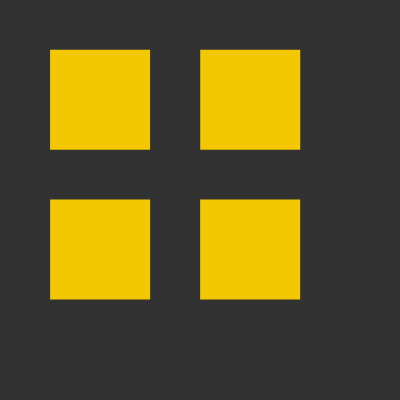
Frame 1 (no input)
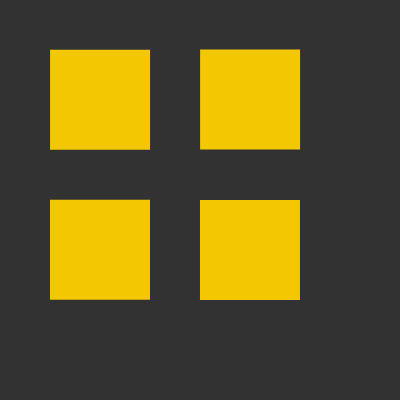
Frame 60 (no input)
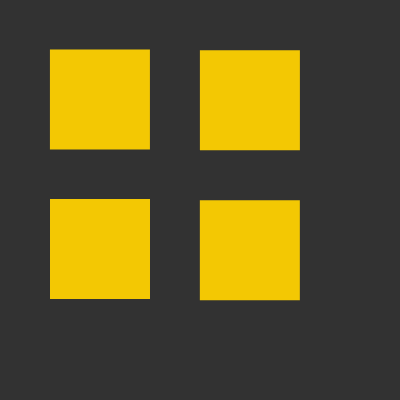
Frame 120 (the mouse pressed at the canvas centre since frame 60)

The p5.js sketch that drew these frames (run headless with seeded random() and noise() and a simulated clock; from frame 60 on, the mouse is pressed at the canvas centre):

// p5.js sketch
// ── sketch.js
// Sketch for jim
// sensitive squares

let square_width = 100;
let pitch = 50;
let mouse_speed;

function setup() {
  createCanvas(400, 400);
  frameRate(24);
  noStroke();
}

function draw() {
  background(50);
  fill(255, 210, 0, 240);
  // warm yellow
 
  for (
    let corner_x = 50;
    corner_x < width - square_width;
    corner_x += square_width + pitch
  ) {
 
    for (
      let corner_y = 50;
      corner_y < height - square_width;
      corner_y += square_width + pitch
    ) {
      
      let flutter = moving_X();
      corner_x = corner_x + flutter;
      
      flutter = random(-0.5, 0.5);
      corner_y = corner_y + flutter;
 
      draw_squares(corner_x, corner_y, square_width);
    }
  }


     createSpan("click on canvas to move the shape"); let diam;
  // createSlider(min, max, [value], [step])
  createSlider(0, 400, diam).input(function() {
    diam = this.value();  });
}

//+++ functions +++// 

function moving_X() {
  if (mouseX !== pmouseX) {
    mouse_speed = (mouseX-pmouseX)/7;
    console.log('mouse_speed = '+mouse_speed);
    flutter = random(-1*mouse_speed, 1*mouse_speed);
  }
  else {flutter=random(-0.15, 0.15);
       }
  return flutter;
  console.log("flutter = " + flutter);
}


function draw_squares(rleft, rtop, sq_width) {
  rect(rleft, rtop, sq_width, sq_width);
}


// NOTES

//system variable pmouseX always contains the horizontal position of the mouse or finger in the frame previous to the current frame

//translate(width / 2, height / 2);
//for (let i = 0; i < 9; i++)

// for (var x = 5; x < width; x += 50) {
//     //nested loop to scan columns
//     for (var y = 5; y < height; y += 45) {
//       randomFill();
//       rect(x, y, 45, 40);
//     }
//   }
